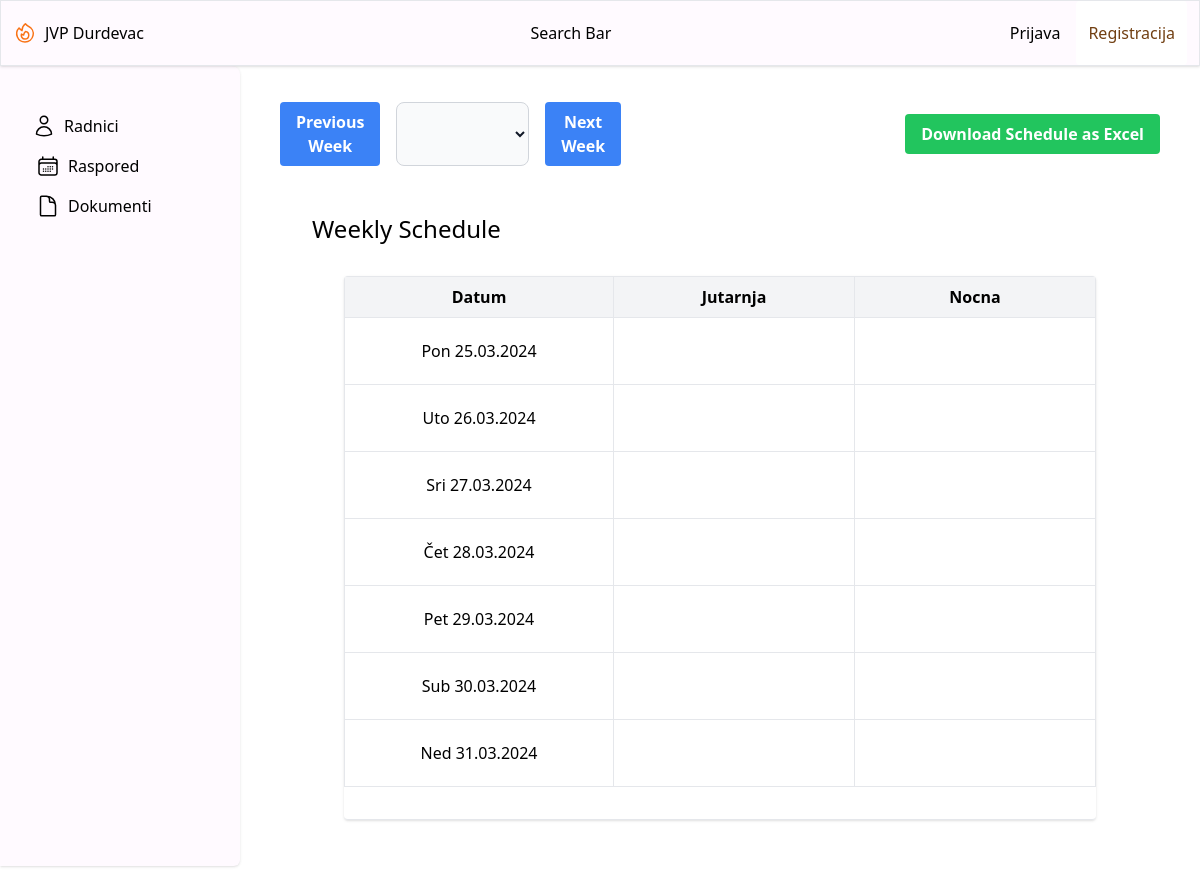
The app's page /schedule/, older data.
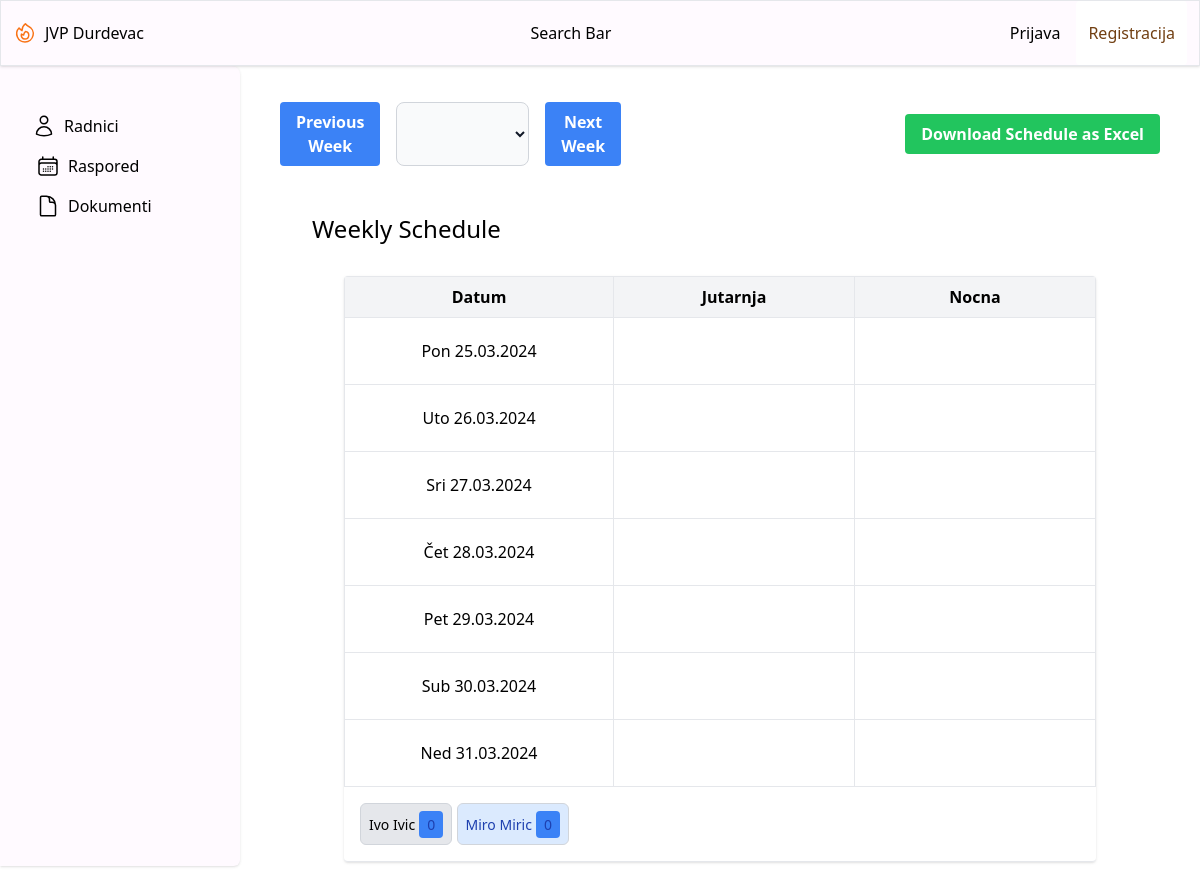
The same page, newer data.
### scheduler/models.py (models this page shows, shortened)
class ShiftType(models.Model):
    name = models.CharField(max_length=100)
    start_time = models.TimeField(null=True, blank=True)
    end_time = models.TimeField(null=True, blank=True)
    description = models.TextField(blank=True)

class Employee(models.Model):
    name = models.CharField(max_length=100)
    surname = models.CharField(max_length=100)
    role = models.CharField(max_length=100)
    group = models.CharField(max_length=100)

### scheduler/views.py (the view)
# urls.py: path('schedule/', schedule_view, name='schedule_view'),
def schedule_view(request):
    start_date_str = request.GET.get('week_start')
    if start_date_str:
        start_date = datetime.strptime(start_date_str, '%Y-%m-%d').date()
    else:
        today = date.today()
        start_date = today - timedelta(days=today.weekday())  # Ensure we start on Monday
    week_dates = get_week_dates(start_date)
    shift_types = ShiftType.objects.all()
    schedule_data = {}
    for day in week_dates:
        day_key = day.strftime('%Y-%m-%d')
        schedule_data[day_key] = {}
        for shift_type in shift_types:
            entry = ScheduleEntry.objects.filter(date=day, shift_type=shift_type).first()
            schedule_data[day_key][shift_type.id] = entry
    context = {
        'week_dates': week_dates,
        'shift_types': shift_types,
        'schedule_data': schedule_data,
        'employees': Employee.objects.all(),
    }
    if is_ajax(request):
        schedule_grid_html = render_to_string('scheduler/scheduler_grid_inner.html', context, request)
        return HttpResponse(schedule_grid_html)
    return render(request, 'scheduler/schedule_grid.html', context)

### scheduler/templatetags/custom_filters.py (called while the page is built)
@register.filter(name='translate_day')
def translate_day(value):
    return DAY_TRANSLATIONS.get(value[:3], value)

### scheduler/templatetags/custom_templates.py (called while the page is built)
@register.filter(name='get_item')
def get_item(dictionary, key):
    if dictionary is None:
        return None
    return dictionary.get(str(key))

### scheduler/views.py (called while the page is built)
def is_ajax(request):
    return request.headers.get('x-requested-with') == 'XMLHttpRequest'

def get_week_dates(start_date):
    return [start_date + timedelta(days=i) for i in range(7)]

### scheduler/templates/scheduler/schedule_grid.html (shortened to what this page needs)
{% extends 'base.html' %}
{% load custom_templates %}
{% block content %}
<body>
  <div class="schedule-navigation flex justify-between items-center my-4">
    <div class="flex gap-4">
      <button id="prev-week" class="bg-blue-500 hover:bg-blue-700 text-white font-bold py-2 px-4 rounded">
        Previous Week
      </button>
      <select id="month-select" class="bg-gray-50 border border-gray-300 text-gray-900 text-sm rounded-lg focus:ring-blue-500 focus:border-blue-500 block w-full p-2.5">
      </select>
      <button id="next-week" class="bg-blue-500 hover:bg-blue-700 text-white font-bold py-2 px-4 rounded">
        Next Week
      </button>
    </div>
    <a href="{% url 'download_schedule' %}" class="bg-green-500 hover:bg-green-700 text-white font-bold py-2 px-4 rounded">
      Download Schedule as Excel
    </a>
  </div>
  <div class="container mx-auto px-4 sm:px-8">
    <div class="py-8">
      <div class="flex flex-row mb-1 sm:mb-0 justify-between w-full">
        <h2 class="text-2xl leading-tight">
          Weekly Schedule
        </h2>
      </div>
      <div class="container mx-auto p-4 sm:p-8">
        <div class="shadow overflow-hidden rounded border-b border-gray-200">
          <div id="schedule-grid" data-week-start="{{ week_dates.0|date:'Y-m-d' }}">
            {% include 'scheduler/scheduler_grid_inner.html' %}
          </div>
        <div id="employees-list" class="draggable-elements p-4">
          {% for employee in employees %}
          <div class="employee-block group-{{ employee.group }}" data-employee-id="{{ employee.id }}" data-group="{{ employee.group }}">
            <span class="employee-name">{{ employee.name }} {{ employee.surname }}</span>
            <span class="drop-counter">0</span>
          </div>
          {% endfor %}
        </div>
      </div>
    </div>
  </div>
  </div>
</body>
{% endblock %}

### scheduler/templates/scheduler/scheduler_grid_inner.html (shortened to what this page needs)
{% load custom_templates %}
{% load custom_filters %}
<body>
    <table class="min-w-full leading-normal table-fixed schedule-table">
        <thead class="bg-gray-100">
        <tr>
            <th class="px-4 py-2 border max-w-10">Datum</th>
            {% for shift_type in shift_types %}
            <th class="px-4 py-2 border">{{ shift_type.name }}</th>
            {% endfor %}
        </tr>
        </thead>
        <tbody>
            {% for day in week_dates %}
              <tr class="hover:bg-gray-50">
                <td class="px-4 py-2 border">{{ day|date:"D" | translate_day }} {{ day|date:"d.m.Y" }}</td>
                {% for shift_type in shift_types %}
                  <td class="px-4 py-2 border">
                    <div class="dropzone" data-shift-type-id="{{ shift_type.id }}" data-date="{{ day|date:'Y-m-d' }}">
                    </div>
                  </td>
                {% endfor %}
              </tr>
            {% endfor %}
          </tbody>
    </table>
</body>

Row changes from the older to the newer data that the page shows:
added Employee: name "Ivo", surname "Ivic"
added Employee: name "Miro", surname "Miric"
